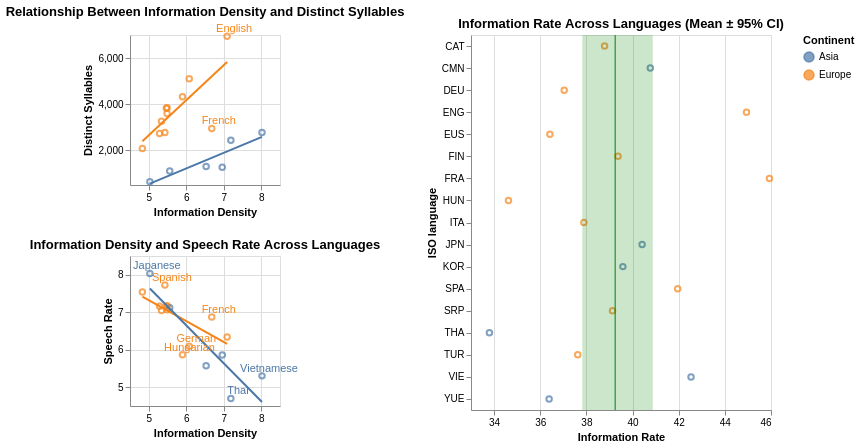

The cell this chart's notebook holds for it:
### Markdown cell above
<div class="alert alert-info" style="color:black">

### Question 5
rubric={accuracy:1,viz:2}
    
    
<h4>Python</h4>
<ol type="1">
<li>Assign each of your previous three plots to a variable name (you don’t have to repeat the code down here, you can assign it in the original cell, just make sure you are still outputting the variable at the end of those cells so that the plots still are displayed after each cell).</li>
<li>Arrange the three plots into a layout with the two scatter plots in a column to the left and mean + CI plot to the right. The overall layout should look even, so make the scatterplots about half the height and two thirds of the width of the mean + CI plot.</li>
<li>Set proper titles where you judge it is needed. Show that you know the proper command to save this as a png file on your local computer.</li>
</ol>
    
</div>

### Code cell
# YOUR ANSWER GOES HERE

language_plot = language_plot.properties(width=150, height = 150)
speech_rate_plot = speech_rate_plot.properties(width=150, height = 150)
info_rate_plot = info_rate_plot.properties(width=300, height=375)

chart = language_plot & speech_rate_plot | info_rate_plot

chart.display()
chart.save("language_info_plots.png")

### Figure 1 — Vega-Lite specification as saved in the notebook (floating-point values rounded to 4 significant figures)
{"config": {"view": {"continuousWidth": 300, "continuousHeight": 300}}, "hconcat": [{"vconcat": [{"layer": [{"mark": {"type": "point"}, "encoding": {"color": {"field": "continent", "title": "Continent", "type": "nominal"}, "x": {"field": "information_density", "scale": {"zero": false}, "title": "Information Density", "type": "quantitative"}, "y": {"field": "distinct_syllables", "scale": {"zero": false}, "title": "Distinct Syllables", "type": "quantitative"}}, "title": "Relationship Between Information Density and Distinct Syllables"}, {"mark": {"type": "line"}, "encoding": {"color": {"field": "continent", "title": "Continent", "type": "nominal"}, "x": {"field": "information_density", "scale": {"zero": false}, "title": "Information Density", "type": "quantitative"}, "y": {"field": "distinct_syllables", "scale": {"zero": false}, "title": "Distinct Syllables", "type": "quantitative"}}, "title": "Relationship Between Information Density and Distinct Syllables", "transform": [{"on": "information_density", "regression": "distinct_syllables", "groupby": ["continent"]}]}, {"mark": {"type": "text", "dx": 7, "dy": -7}, "encoding": {"color": {"field": "continent", "title": "Continent", "type": "nominal"}, "text": {"field": "language", "type": "nominal"}, "x": {"field": "information_density", "scale": {"zero": false}, "title": "Information Density", "type": "quantitative"}, "y": {"field": "distinct_syllables", "scale": {"zero": false}, "title": "Distinct Syllables", "type": "quantitative"}}, "title": "Relationship Between Information Density and Distinct Syllables", "transform": [{"filter": {"field": "language", "oneOf": ["French", "English"]}}]}], "data": {"name": "data-ab96b737ee5066aa485a2988ea87e093"}, "height": 150, "width": 150}, {"layer": [{"mark": {"type": "point"}, "encoding": {"color": {"field": "continent", "title": "Continent", "type": "nominal"}, "x": {"field": "information_density", "scale": {"zero": false}, "title": "Information Density", "type": "quantitative"}, "y": {"field": "speech_rate", "scale": {"zero": false}, "title": "Speech Rate", "type": "quantitative"}}, "title": "Information Density and Speech Rate Across Languages"}, {"mark": {"type": "line"}, "encoding": {"color": {"field": "continent", "title": "Continent", "type": "nominal"}, "x": {"field": "information_density", "scale": {"zero": false}, "title": "Information Density", "type": "quantitative"}, "y": {"field": "speech_rate", "scale": {"zero": false}, "title": "Speech Rate", "type": "quantitative"}}, "title": "Information Density and Speech Rate Across Languages", "transform": [{"on": "information_density", "regression": "speech_rate", "groupby": ["continent"]}]}, {"mark": {"type": "text", "dx": 7, "dy": -7}, "encoding": {"color": {"field": "continent", "title": "Continent", "type": "nominal"}, "text": {"field": "language", "type": "nominal"}, "x": {"field": "information_density", "scale": {"zero": false}, "title": "Information Density", "type": "quantitative"}, "y": {"field": "speech_rate", "scale": {"zero": false}, "title": "Speech Rate", "type": "quantitative"}}, "title": "Information Density and Speech Rate Across Languages", "transform": [{"filter": {"field": "language", "oneOf": ["French", "Thai", "Japanese", "German", "Hungarian", "Vietnamese", "Spanish"]}}]}], "data": {"name": "data-14e9d83efeaec04c4dc585429f72ab55"}, "height": 150, "width": 150}]}, {"layer": [{"mark": {"type": "point"}, "encoding": {"color": {"field": "continent", "title": "Continent", "type": "nominal"}, "x": {"field": "information_rate", "scale": {"zero": false}, "title": "Information Rate", "type": "quantitative"}, "y": {"field": "iso_lang", "title": "ISO language", "type": "nominal"}}, "title": "Information Rate Across Languages (Mean ± 95% CI)"}, {"mark": {"type": "rule", "color": "green"}, "encoding": {"x": {"aggregate": "mean", "field": "information_rate", "type": "quantitative"}}}, {"mark": {"type": "rect", "color": "green", "opacity": 0.2}, "encoding": {"x": {"field": "ci0", "type": "quantitative"}, "x2": {"field": "ci1"}}, "transform": [{"aggregate": [{"op": "ci0", "field": "information_rate", "as": "ci0"}, {"op": "ci1", "field": "information_rate", "as": "ci1"}]}]}], "data": {"name": "data-14e9d83efeaec04c4dc585429f72ab55"}, "height": 375, "width": 300}], "$schema": "https://vega.github.io/schema/vega-lite/v6.1.0.json", "datasets": {"data-ab96b737ee5066aa485a2988ea87e093": [{"iso_lang": "CAT", "language": "Catalan", "information_density": 5.49, "distinct_syllables": 3600, "continent": "Europe"}, {"iso_lang": "CMN", "language": "Mandarin", "information_density": 6.96, "distinct_syllables": 1274, "continent": "Asia"}, {"iso_lang": "DEU", "language": "German", "information_density": 6.08, "distinct_syllables": 5100, "continent": "Europe"}, {"iso_lang": "ENG", "language": "English", "information_density": 7.09, "distinct_syllables": 6949, "continent": "Europe"}, {"iso_lang": "EUS", "language": "Basque", "information_density": 4.83, "distinct_syllables": 2082, "continent": "Europe"}, {"iso_lang": "FIN", "language": "Finnish", "information_density": 5.49, "distinct_syllables": 3844, "continent": "Europe"}, {"iso_lang": "FRA", "language": "French", "information_density": 6.68, "distinct_syllables": 2949, "continent": "Europe"}, {"iso_lang": "HUN", "language": "Hungarian", "information_density": 5.9, "distinct_syllables": 4325, "continent": "Europe"}, {"iso_lang": "ITA", "language": "Italian", "information_density": 5.29, "distinct_syllables": 2729, "continent": "Europe"}, {"iso_lang": "JPN", "language": "Japanese", "information_density": 5.03, "distinct_syllables": 643, "continent": "Asia"}, {"iso_lang": "KOR", "language": "Korean", "information_density": 5.56, "distinct_syllables": 1104, "continent": "Asia"}, {"iso_lang": "SPA", "language": "Spanish", "information_density": 5.43, "distinct_syllables": 2778, "continent": "Europe"}, {"iso_lang": "SRP", "language": "Serbian", "information_density": 5.47, "distinct_syllables": 3831, "continent": "Europe"}, {"iso_lang": "THA", "language": "Thai", "information_density": 7.19, "distinct_syllables": 2438, "continent": "Asia"}, {"iso_lang": "TUR", "language": "Turkish", "information_density": 5.34, "distinct_syllables": 3260, "continent": "Europe"}, {"iso_lang": "VIE", "language": "Vietnamese", "information_density": 8.02, "distinct_syllables": 2776, "continent": "Asia"}, {"iso_lang": "YUE", "language": "Cantonese", "information_density": 6.53, "distinct_syllables": 1298, "continent": "Asia"}], "data-14e9d83efeaec04c4dc585429f72ab55": [{"iso_lang": "CAT", "language": "Catalan", "information_density": 5.49, "distinct_syllables": 3600, "continent": "Europe", "speech_rate": 7.065, "information_rate": 38.79}, {"iso_lang": "CMN", "language": "Mandarin", "information_density": 6.96, "distinct_syllables": 1274, "continent": "Asia", "speech_rate": 5.858, "information_rate": 40.77}, {"iso_lang": "DEU", "language": "German", "information_density": 6.08, "distinct_syllables": 5100, "continent": "Europe", "speech_rate": 6.092, "information_rate": 37.04}, {"iso_lang": "ENG", "language": "English", "information_density": 7.09, "distinct_syllables": 6949, "continent": "Europe", "speech_rate": 6.338, "information_rate": 44.94}, {"iso_lang": "EUS", "language": "Basque", "information_density": 4.83, "distinct_syllables": 2082, "continent": "Europe", "speech_rate": 7.54, "information_rate": 36.42}, {"iso_lang": "FIN", "language": "Finnish", "information_density": 5.49, "distinct_syllables": 3844, "continent": "Europe", "speech_rate": 7.171, "information_rate": 39.37}, {"iso_lang": "FRA", "language": "French", "information_density": 6.68, "distinct_syllables": 2949, "continent": "Europe", "speech_rate": 6.876, "information_rate": 45.93}, {"iso_lang": "HUN", "language": "Hungarian", "information_density": 5.9, "distinct_syllables": 4325, "continent": "Europe", "speech_rate": 5.868, "information_rate": 34.62}, {"iso_lang": "ITA", "language": "Italian", "information_density": 5.29, "distinct_syllables": 2729, "continent": "Europe", "speech_rate": 7.162, "information_rate": 37.89}, {"iso_lang": "JPN", "language": "Japanese", "information_density": 5.03, "distinct_syllables": 643, "continent": "Asia", "speech_rate": 8.035, "information_rate": 40.41}, {"iso_lang": "KOR", "language": "Korean", "information_density": 5.56, "distinct_syllables": 1104, "continent": "Asia", "speech_rate": 7.119, "information_rate": 39.58}, {"iso_lang": "SPA", "language": "Spanish", "information_density": 5.43, "distinct_syllables": 2778, "continent": "Europe", "speech_rate": 7.727, "information_rate": 41.96}, {"iso_lang": "SRP", "language": "Serbian", "information_density": 5.47, "distinct_syllables": 3831, "continent": "Europe", "speech_rate": 7.154, "information_rate": 39.13}, {"iso_lang": "THA", "language": "Thai", "information_density": 7.19, "distinct_syllables": 2438, "continent": "Asia", "speech_rate": 4.701, "information_rate": 33.8}, {"iso_lang": "TUR", "language": "Turkish", "information_density": 5.34, "distinct_syllables": 3260, "continent": "Europe", "speech_rate": 7.046, "information_rate": 37.63}, {"iso_lang": "VIE", "language": "Vietnamese", "information_density": 8.02, "distinct_syllables": 2776, "continent": "Asia", "speech_rate": 5.304, "information_rate": 42.53}, {"iso_lang": "YUE", "language": "Cantonese", "information_density": 6.53, "distinct_syllables": 1298, "continent": "Asia", "speech_rate": 5.572, "information_rate": 36.38}]}}
